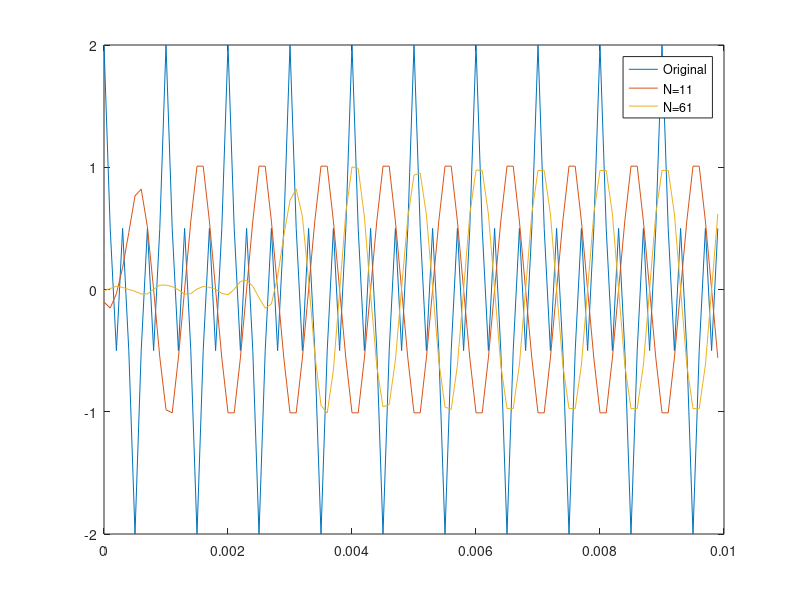
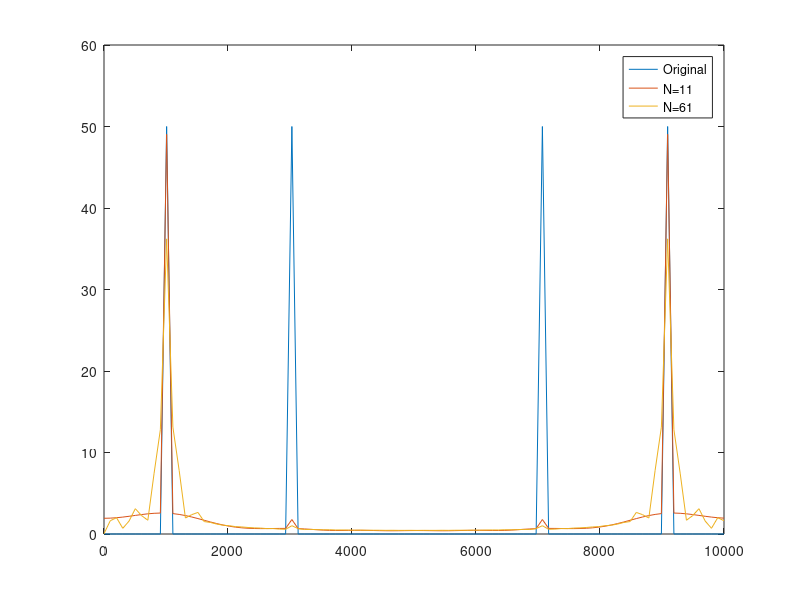
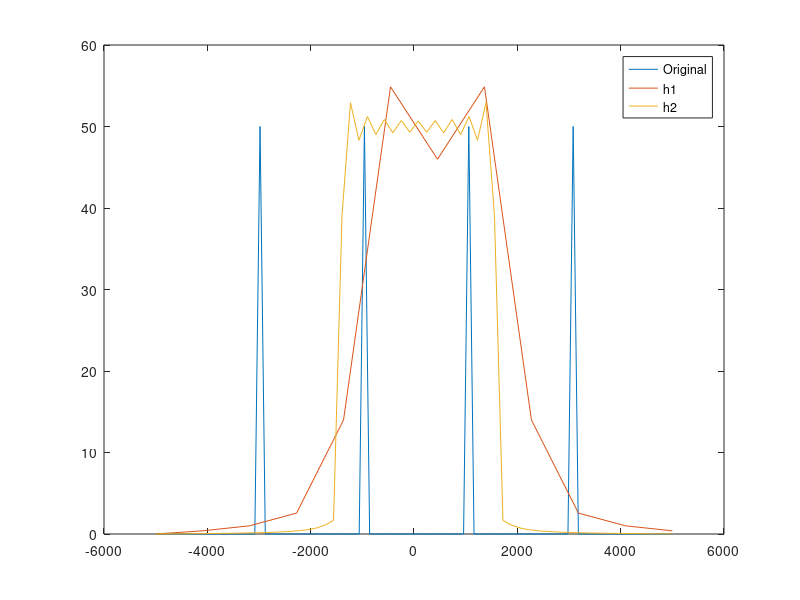

Write the MATLAB code that produced these figures, in order.
clc
clear all
close all

N=100;
f1=1000;
f2=3000;
fe=10000;

temps = [0: 1/fe: (N-1)*(1/fe)];
signal = cos (2*pi*f1*temps) + cos(2*pi*f2*temps);
f=linspace(0,fe,N);

k = linspace(-N,N, 2*N+1);
k1 = linspace(-11/2,11/2, 12);
k2 = linspace(-61/2,61/2, 62);
fc=1500;

h = 2 * fc/fe * sinc(2 * fc/fe * k);
h1 = 2 * fc/fe * sinc(2 * fc/fe * k1);
h2 = 2 * fc/fe * sinc(2 * fc/fe * k2);

passe_bas1 = filter(h1 ,1 , signal);
passe_bas2 = filter(h2 ,1 , signal);

plot(temps, signal);
hold on
plot(temps,passe_bas1);
hold on
plot(temps,passe_bas2);
legend("Original","N=11", "N=61");

figure
plot(f, abs(fft(signal)));
hold on
plot(f,abs(fft(passe_bas1)));
hold on
plot(f,abs(fft(passe_bas2)));
legend("Original","N=11", "N=61");

figure
plot(linspace(-fe/2,fe/2,N), fftshift(abs(fft(signal))));
hold on
plot(linspace(-fe/2,fe/2,length(fft(h1))),50*fftshift(abs(fft(h1))));
hold on
plot(linspace(-fe/2,fe/2,length(fft(h2))),50*fftshift(abs(fft(h2))));
legend("Original","h1", "h2");